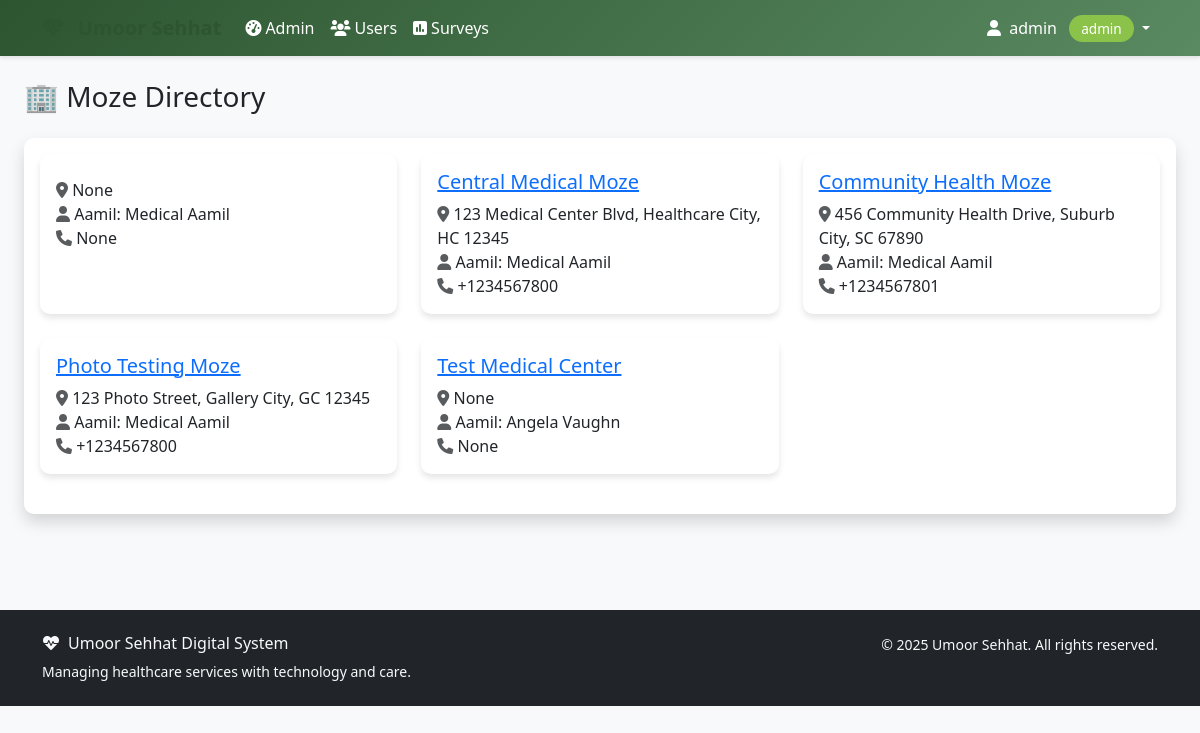
Screenshot of /moze/list/ (signed in) with the database file from the repository.
### accounts/models.py (models this page shows, shortened)
class User(AbstractUser):
    ROLE_CHOICES = [
        ('aamil', 'Aamil'),
        ('moze_coordinator', 'Moze Coordinator'),
        ('doctor', 'Doctor'),
        ('student', 'Student'),
        ('badri_mahal_admin', 'Badri Mahal Admin'),
    ]
    role = models.CharField(max_length=20, choices=ROLE_CHOICES, default='student')
    its_id = models.CharField(
        max_length=8,
        unique=True,
        null=True,
        blank=True,
        validators=[RegexValidator(
            regex=r'^\d{8}$',
            message='ITS ID must be exactly 8 digits',
            code='invalid_its_id'
        )],
        help_text='8-digit ITS ID'
    )
    phone_number = models.CharField(max_length=15, blank=True, null=True)
    profile_photo = models.ImageField(upload_to='profile_photos/', blank=True, null=True)
    arabic_name = models.CharField(max_length=100, blank=True, null=True)
    age = models.PositiveIntegerField(blank=True, null=True)
    verified_certificate = models.FileField(upload_to='certificates/', blank=True, null=True)
    specialty = models.CharField(max_length=100, blank=True, null=True)
    college = models.CharField(max_length=100, blank=True, null=True)  # For students
    specialization = models.CharField(max_length=100, blank=True, null=True)  # For students
    created_at = models.DateTimeField(auto_now_add=True)
    updated_at = models.DateTimeField(auto_now=True)
    def get_full_name(self):
        if self.arabic_name:
            return self.arabic_name
        return super().get_full_name() or self.username
    @property
    def is_aamil(self):
        return self.role == 'aamil'
    @property
    def is_moze_coordinator(self):
        return self.role == 'moze_coordinator'
    @property
    def is_doctor(self):
        return self.role == 'doctor'
    @property
    def is_student(self):
        return self.role == 'student'
    @property
    def is_admin(self):
        return self.role == 'badri_mahal_admin' or self.is_superuser
    class Meta:
        verbose_name = 'User'
        verbose_name_plural = 'Users'
        ordering = ['first_name', 'last_name']

### moze/models.py (models this page shows, shortened)
class Moze(models.Model):
    name = models.CharField(max_length=100, unique=True)
    location = models.CharField(max_length=200)
    address = models.TextField(blank=True, null=True)
    aamil = models.ForeignKey(
        settings.AUTH_USER_MODEL,
        on_delete=models.CASCADE,
        related_name='managed_mozes',
        limit_choices_to={'role': 'aamil'}
    )
    team_members = models.ManyToManyField(
        settings.AUTH_USER_MODEL,
        related_name='moze_teams',
        blank=True,
        help_text='Team members assigned to this Moze'
    )
    moze_coordinator = models.ForeignKey(
        settings.AUTH_USER_MODEL,
        on_delete=models.SET_NULL,
        null=True,
        blank=True,
        related_name='coordinated_mozes',
        limit_choices_to={'role': 'moze_coordinator'}
    )
    established_date = models.DateField(blank=True, null=True)
    is_active = models.BooleanField(default=True)
    capacity = models.PositiveIntegerField(default=100, help_text='Maximum patient capacity')
    contact_phone = models.CharField(max_length=15, blank=True, null=True)
    contact_email = models.EmailField(blank=True, null=True)
    created_at = models.DateTimeField(auto_now_add=True)
    updated_at = models.DateTimeField(auto_now=True)
    class Meta:
        verbose_name = 'Moze'
        verbose_name_plural = 'Mozes'
        ordering = ['name']

### moze/views.py (the view, shortened to what this page needs)
class MozeListView(LoginRequiredMixin, MozeAccessMixin, ListView):
    model = Moze
    template_name = 'moze/moze_list.html'
    context_object_name = 'mozes'
    paginate_by = 12
    def get_queryset(self):
        user = self.request.user
        if user.role == 'admin':
            queryset = Moze.objects.all()
        elif user.role == 'aamil':
            queryset = user.managed_mozes.all()
        elif user.role == 'moze_coordinator':
            queryset = user.coordinated_mozes.all()
        else:
            queryset = Moze.objects.none()
        search = self.request.GET.get('search')
        status = self.request.GET.get('status')
        if status == 'active':
            queryset = queryset.filter(is_active=True)
        elif status == 'inactive':
            queryset = queryset.filter(is_active=False)
        location = self.request.GET.get('location')
        if location:
            queryset = queryset.filter(location__icontains=location)
        return queryset.select_related('aamil', 'moze_coordinator').prefetch_related('team_members')
    def get_context_data(self, **kwargs):
        context = super().get_context_data(**kwargs)
        context['search_query'] = self.request.GET.get('search', '')
        context['status_filter'] = self.request.GET.get('status', '')
        context['location_filter'] = self.request.GET.get('location', '')
        context['locations'] = Moze.objects.values_list('location', flat=True).distinct()
        return context

### moze/views.py (called while the page is built)
    def test_func(self):
        return (self.request.user.role == 'admin' or
                self.request.user.role == 'aamil' or
                self.request.user.role == 'moze_coordinator')

### templates/moze/moze_list.html (shortened to what this page needs)
{% extends 'base.html' %}
{% block content %}
<div class="container-fluid">
    <div class="row mb-4">
        <div class="col-12">
            <h1 class="h3 mb-0 text-gray-800">🏢 Moze Directory</h1>
        </div>
    </div>
    <div class="card shadow mb-4">
        <div class="card-body">
            {% if mozes %}
                <div class="row">
                    {% for moze in mozes %}
                    <div class="col-md-6 col-lg-4 mb-4">
                        <div class="card h-100">
                            <div class="card-body">
                                <h5 class="card-title">
                                    <a href="{% url 'moze:detail' moze.pk %}">{{ moze.name }}</a>
                                </h5>
                                <p class="card-text">
                                    <i class="fas fa-map-marker-alt text-muted"></i> {{ moze.address }}<br>
                                    <i class="fas fa-user text-muted"></i> Aamil: {{ moze.aamil.get_full_name }}<br>
                                    <i class="fas fa-phone text-muted"></i> {{ moze.contact_phone }}
                                </p>
                            </div>
                        </div>
                    </div>
                    {% endfor %}
                </div>
            {% else %}
                <p class="text-muted">No mozes registered yet.</p>
            {% endif %}
        </div>
    </div>
</div>
{% endblock %}

### templates/base.html (shortened to what this page needs)
<!DOCTYPE html>
<html lang="en">
<head>
    <link href="https://cdn.jsdelivr.net/npm/bootstrap@5.3.0/dist/css/bootstrap.min.css" rel="stylesheet">
    <link href="https://cdnjs.cloudflare.com/ajax/libs/font-awesome/6.0.0/css/all.min.css" rel="stylesheet">
</head>
<body>
    <nav class="navbar navbar-expand-lg navbar-custom">
        <div class="container">
            <a class="navbar-brand text-white" href="{% url 'dashboard' %}">
                <i class="fas fa-heartbeat me-2"></i>
            </a>
            <div class="collapse navbar-collapse" id="navbarNav">
                {% if user.is_authenticated %}
                    <ul class="navbar-nav me-auto">
                        {% if user.is_admin %}
                            <li class="nav-item">
                                <a class="nav-link" href="{% url 'admin:index' %}">
                                    <i class="fas fa-tachometer-alt me-1"></i>Admin
                                </a>
                            </li>
                            <li class="nav-item">
                                <a class="nav-link" href="{% url 'accounts:user_list' %}">
                                    <i class="fas fa-users me-1"></i>Users
                                </a>
                            </li>
                        {% endif %}
                        <li class="nav-item">
                            <a class="nav-link" href="#">
                                <i class="fas fa-poll me-1"></i>Surveys
                            </a>
                        </li>
                    </ul>
                    <ul class="navbar-nav">
                        <li class="nav-item dropdown">
                            <a class="nav-link dropdown-toggle" href="#" id="navbarDropdown" role="button" data-bs-toggle="dropdown">
                                <i class="fas fa-user me-1"></i>
                                {{ user.get_full_name|default:user.username }}
                                <span class="role-badge ms-2">{{ user.get_role_display }}</span>
                            </a>
                        </li>
                    </ul>
                {% endif %}
            </div>
        </div>
    </nav>
    <main class="container-fluid py-4">
        {% block content %}{% endblock %}
    </main>
    <footer class="bg-dark text-light py-4 mt-5">
        <div class="container">
            <div class="row">
                <div class="col-md-6">
                    <h6><i class="fas fa-heartbeat me-2"></i>Umoor Sehhat Digital System</h6>
                    <p class="small mb-0">Managing healthcare services with technology and care.</p>
                </div>
                <div class="col-md-6 text-md-end">
                    <p class="small mb-0">
                        &copy; {% now "Y" %} Umoor Sehhat. All rights reserved.
                    </p>
                </div>
            </div>
        </div>
    </footer>
</body>
</html>

### templates/base.html (style rules this page uses)
:root { --primary-color: #2c5530; --secondary-color: #5a8a61; --accent-color: #8bc34a; --text-dark: #2d3436; --bg-light: #f8f9fa; }
body { font-family: 'Segoe UI', Tahoma, Geneva, Verdana, sans-serif; background-color: var(--bg-light); }
.navbar-brand { font-weight: bold; color: var(--primary-color) !important; }
.navbar-custom { background: linear-gradient(135deg, var(--primary-color), var(--secondary-color)); box-shadow: 0 2px 4px rgba(0,0,0,.1); }
.navbar-custom .navbar-nav .nav-link { color: white !important; font-weight: 500; transition: all 0.3s ease; }
.card { border: none; border-radius: 10px; box-shadow: 0 4px 6px rgba(0,0,0,.1); transition: transform 0.3s ease; }
.role-badge { background: var(--accent-color); color: white; padding: 4px 12px; border-radius: 20px; font-size: 0.85rem; font-weight: 500; }

### rows the page displays
User: get_full_name "admin", role "admin"
Moze: address "None", aamil.get_full_name "Medical Aamil", contact_phone "None"
Moze: name "Central Medical Moze", address "123 Medical Center Blvd, Healthcare City, HC 12345", aamil.get_full_name "Medical Aamil", contact_phone "+1234567800"
Moze: name "Community Health Moze", address "456 Community Health Drive, Suburb City, SC 67890", aamil.get_full_name "Medical Aamil", contact_phone "+1234567801"
Moze: name "Photo Testing Moze", address "123 Photo Street, Gallery City, GC 12345", aamil.get_full_name "Medical Aamil", contact_phone "+1234567800"
Moze: name "Test Medical Center", address "None", aamil.get_full_name "Angela Vaughn", contact_phone "None"
